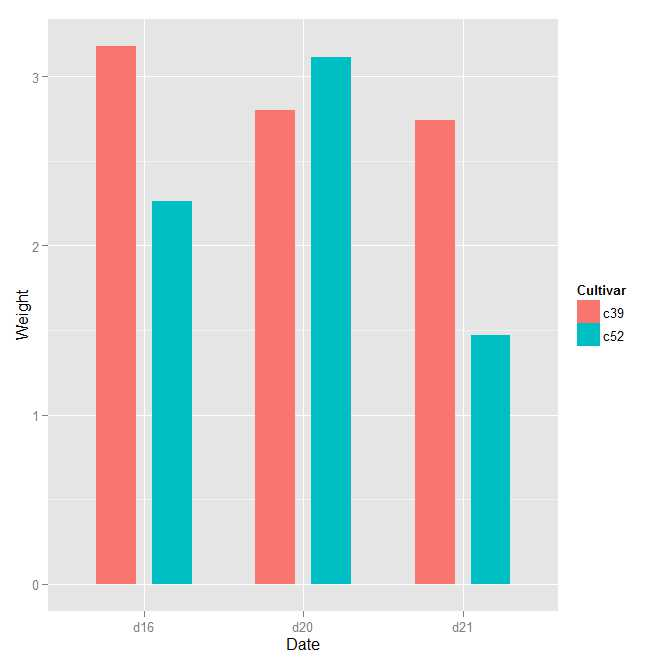

Generate this figure with R:
library(ggplot2)
library(gcookbook)
ggplot(cabbage_exp,aes(x=Date,y=Weight,fill=Cultivar))+geom_bar(stat="identity",width=0.5,position=position_dodge(0.7))
